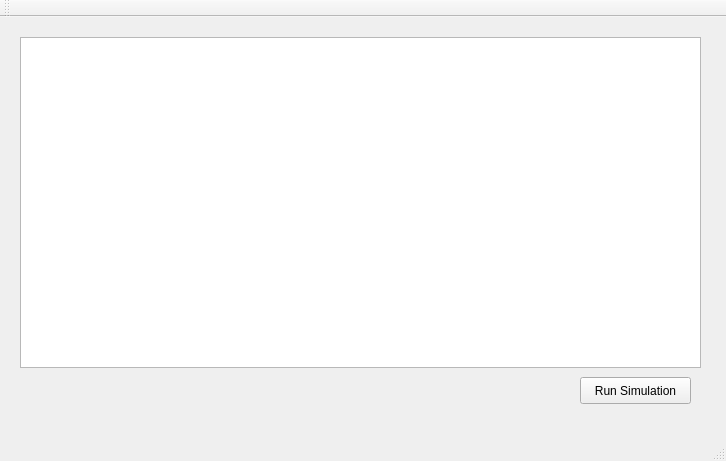
<?xml version="1.0" encoding="UTF-8"?>
<ui version="4.0">
 <class>MainWindow</class>
 <widget class="QMainWindow" name="MainWindow">
  <property name="geometry">
   <rect>
    <x>0</x>
    <y>0</y>
    <width>726</width>
    <height>461</height>
   </rect>
  </property>
  <property name="windowTitle">
   <string>MainWindow</string>
  </property>
  <widget class="QWidget" name="centralWidget">
   <widget class="QPushButton" name="pushButton">
    <property name="geometry">
     <rect>
      <x>580</x>
      <y>360</y>
      <width>111</width>
      <height>27</height>
     </rect>
    </property>
    <property name="text">
     <string>Run Simulation</string>
    </property>
   </widget>
   <widget class="QGraphicsView" name="graphicsView">
    <property name="geometry">
     <rect>
      <x>20</x>
      <y>20</y>
      <width>681</width>
      <height>331</height>
     </rect>
    </property>
   </widget>
  </widget>
  <widget class="QMenuBar" name="menuBar">
   <property name="geometry">
    <rect>
     <x>0</x>
     <y>0</y>
     <width>726</width>
     <height>25</height>
    </rect>
   </property>
  </widget>
  <widget class="QToolBar" name="mainToolBar">
   <attribute name="toolBarArea">
    <enum>TopToolBarArea</enum>
   </attribute>
   <attribute name="toolBarBreak">
    <bool>false</bool>
   </attribute>
  </widget>
  <widget class="QStatusBar" name="statusBar"/>
 </widget>
 <layoutdefault spacing="6" margin="11"/>
 <resources/>
 <connections/>
</ui>
